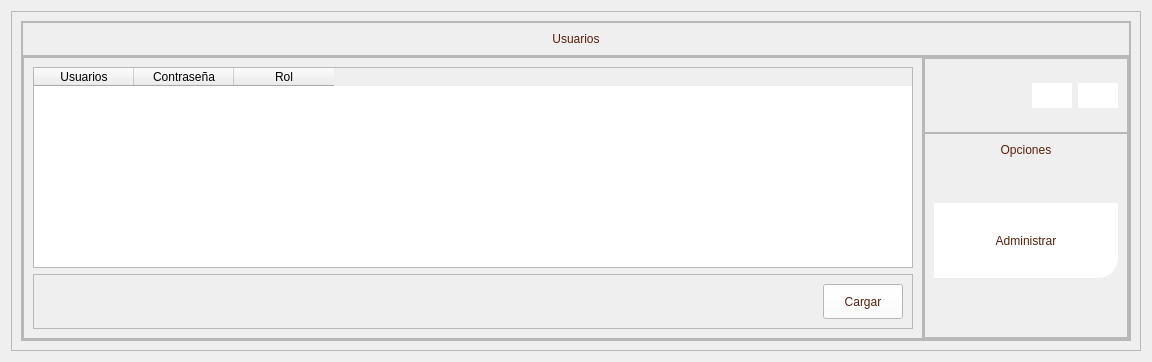
         <widget class="QWidget" name="page_usuario">
          <layout class="QVBoxLayout" name="verticalLayout_3">
           <item>
            <widget class="QFrame" name="frame_81">
             <property name="frameShape">
              <enum>QFrame::StyledPanel</enum>
             </property>
             <property name="frameShadow">
              <enum>QFrame::Raised</enum>
             </property>
             <layout class="QVBoxLayout" name="verticalLayout_34">
              <item>
               <widget class="QFrame" name="frame_82">
                <property name="frameShape">
                 <enum>QFrame::StyledPanel</enum>
                </property>
                <property name="frameShadow">
                 <enum>QFrame::Raised</enum>
                </property>
                <layout class="QVBoxLayout" name="verticalLayout_29">
                 <property name="spacing">
                  <number>0</number>
                 </property>
                 <property name="leftMargin">
                  <number>0</number>
                 </property>
                 <property name="topMargin">
                  <number>0</number>
                 </property>
                 <property name="rightMargin">
                  <number>0</number>
                 </property>
                 <property name="bottomMargin">
                  <number>0</number>
                 </property>
                 <item>
                  <widget class="QFrame" name="frame_83">
                   <property name="maximumSize">
                    <size>
                     <width>16777215</width>
                     <height>50</height>
                    </size>
                   </property>
                   <property name="frameShape">
                    <enum>QFrame::StyledPanel</enum>
                   </property>
                   <property name="frameShadow">
                    <enum>QFrame::Raised</enum>
                   </property>
                   <layout class="QVBoxLayout" name="verticalLayout_30">
                    <item>
                     <widget class="QLabel" name="label_51">
                      <property name="minimumSize">
                       <size>
                        <width>0</width>
                        <height>0</height>
                       </size>
                      </property>
                      <property name="maximumSize">
                       <size>
                        <width>16777215</width>
                        <height>16777215</height>
                       </size>
                      </property>
                      <property name="styleSheet">
                       <string notr="true">color: rgb(89, 31, 11);
font: 75 12pt &quot;Open Sans Semibold&quot;</string>
                      </property>
                      <property name="text">
                       <string>Usuarios</string>
                      </property>
                      <property name="alignment">
                       <set>Qt::AlignCenter</set>
                      </property>
                     </widget>
                    </item>
                   </layout>
                  </widget>
                 </item>
                 <item>
                  <widget class="QFrame" name="frame_84">
                   <property name="frameShape">
                    <enum>QFrame::StyledPanel</enum>
                   </property>
                   <property name="frameShadow">
                    <enum>QFrame::Raised</enum>
                   </property>
                   <layout class="QHBoxLayout" name="horizontalLayout_44">
                    <property name="spacing">
                     <number>0</number>
                    </property>
                    <property name="leftMargin">
                     <number>0</number>
                    </property>
                    <property name="topMargin">
                     <number>0</number>
                    </property>
                    <property name="rightMargin">
                     <number>0</number>
                    </property>
                    <property name="bottomMargin">
                     <number>0</number>
                    </property>
                    <item>
                     <widget class="QFrame" name="frame_85">
                      <property name="minimumSize">
                       <size>
                        <width>900</width>
                        <height>0</height>
                       </size>
                      </property>
                      <property name="maximumSize">
                       <size>
                        <width>900</width>
                        <height>16777215</height>
                       </size>
                      </property>
                      <property name="frameShape">
                       <enum>QFrame::StyledPanel</enum>
                      </property>
                      <property name="frameShadow">
                       <enum>QFrame::Raised</enum>
                      </property>
                      <layout class="QVBoxLayout" name="verticalLayout_31">
                       <item>
                        <widget class="QTableWidget" name="tableWidget_usuarios">
                         <column>
                          <property name="text">
                           <string>Usuarios</string>
                          </property>
                         </column>
                         <column>
                          <property name="text">
                           <string>Contraseña</string>
                          </property>
                         </column>
                         <column>
                          <property name="text">
                           <string>Rol</string>
                          </property>
                         </column>
                        </widget>
                       </item>
                       <item>
                        <widget class="QFrame" name="frame_88">
                         <property name="minimumSize">
                          <size>
                           <width>0</width>
                           <height>50</height>
                          </size>
                         </property>
                         <property name="frameShape">
                          <enum>QFrame::StyledPanel</enum>
                         </property>
                         <property name="frameShadow">
                          <enum>QFrame::Raised</enum>
                         </property>
                         <layout class="QHBoxLayout" name="horizontalLayout_46">
                          <item>
                           <spacer name="horizontalSpacer_12">
                            <property name="orientation">
                             <enum>Qt::Horizontal</enum>
                            </property>
                            <property name="sizeHint" stdset="0">
                             <size>
                              <width>749</width>
                              <height>20</height>
                             </size>
                            </property>
                           </spacer>
                          </item>
                          <item>
                           <widget class="QPushButton" name="cargar_usuarios">
                            <property name="minimumSize">
                             <size>
                              <width>0</width>
                              <height>35</height>
                             </size>
                            </property>
                            <property name="styleSheet">
                             <string notr="true">QFrame{
background-color: rgb(51, 157, 255);
}

QPushButton{
color: rgb(89, 31, 11);
background-color: rgb(255, 255, 255);
font: 75 9pt &quot;Open Sans Semibold&quot;
}

QPushButton:hover{
color: rgb(255, 255, 255);
background-color: rgb(209, 172, 127);
font: 75 9pt  &quot;Open Sans Semibold&quot;
}
</string>
                            </property>
                            <property name="text">
                             <string>Cargar</string>
                            </property>
                           </widget>
                          </item>
                         </layout>
                        </widget>
                       </item>
                      </layout>
                     </widget>
                    </item>
                    <item>
                     <widget class="QFrame" name="frame_86">
                      <property name="frameShape">
                       <enum>QFrame::StyledPanel</enum>
                      </property>
                      <property name="frameShadow">
                       <enum>QFrame::Raised</enum>
                      </property>
                      <layout class="QVBoxLayout" name="verticalLayout_32">
                       <property name="spacing">
                        <number>0</number>
                       </property>
                       <property name="leftMargin">
                        <number>0</number>
                       </property>
                       <property name="topMargin">
                        <number>0</number>
                       </property>
                       <property name="rightMargin">
                        <number>0</number>
                       </property>
                       <property name="bottomMargin">
                        <number>0</number>
                       </property>
                       <item>
                        <widget class="QFrame" name="frame_87">
                         <property name="minimumSize">
                          <size>
                           <width>0</width>
                           <height>75</height>
                          </size>
                         </property>
                         <property name="maximumSize">
                          <size>
                           <width>16777215</width>
                           <height>75</height>
                          </size>
                         </property>
                         <property name="frameShape">
                          <enum>QFrame::StyledPanel</enum>
                         </property>
                         <property name="frameShadow">
                          <enum>QFrame::Raised</enum>
                         </property>
                         <layout class="QHBoxLayout" name="horizontalLayout_45">
                          <item>
                           <spacer name="horizontalSpacer_11">
                            <property name="orientation">
                             <enum>Qt::Horizontal</enum>
                            </property>
                            <property name="sizeHint" stdset="0">
                             <size>
                              <width>98</width>
                              <height>20</height>
                             </size>
                            </property>
                           </spacer>
                          </item>
                          <item>
                           <widget class="QPushButton" name="btn_menu_5">
                            <property name="minimumSize">
                             <size>
                              <width>40</width>
                              <height>25</height>
                             </size>
                            </property>
                            <property name="maximumSize">
                             <size>
                              <width>40</width>
                              <height>16777215</height>
                             </size>
                            </property>
                            <property name="styleSheet">
                             <string notr="true">QFrame{
background-color: rgb(51, 157, 255);
}

QPushButton{
color: rgb(255, 255, 255);
background-color: rgb(255, 255, 255);
border-bottom-left-radius:1px;
font: 75 9pt &quot;Open Sans Semibold&quot;
}

QPushButton:hover{
color: rgb(0, 0, 0);
background-color: rgb(209, 172, 127);
border-bottom-left-radius:1px;
font: 75 9pt  &quot;Open Sans Semibold&quot;
}
</string>
                            </property>
                            <property name="text">
                             <string/>
                            </property>
                            <property name="icon">
                             <iconset>
                              <normaloff>Imagenes/Imagen5.png</normaloff>Imagenes/Imagen5.png</iconset>
                            </property>
                            <property name="iconSize">
                             <size>
                              <width>40</width>
                              <height>2035</height>
                             </size>
                            </property>
                           </widget>
                          </item>
                          <item>
                           <widget class="QPushButton" name="btn_menu_6">
                            <property name="minimumSize">
                             <size>
                              <width>40</width>
                              <height>25</height>
                             </size>
                            </property>
                            <property name="maximumSize">
                             <size>
                              <width>40</width>
                              <height>16777215</height>
                             </size>
                            </property>
                            <property name="styleSheet">
                             <string notr="true">QFrame{
background-color: rgb(51, 157, 255);
}

QPushButton{
color: rgb(255, 255, 255);
background-color: rgb(255, 255, 255);
border-bottom-left-radius:1px;
font: 75 9pt &quot;Open Sans Semibold&quot;
}

QPushButton:hover{
color: rgb(0, 0, 0);
background-color: rgb(209, 172, 127);
border-bottom-left-radius:1px;
font: 75 9pt  &quot;Open Sans Semibold&quot;
}
</string>
                            </property>
                            <property name="text">
                             <string/>
                            </property>
                            <property name="icon">
                             <iconset>
                              <normaloff>Imagenes/Imagen6.png</normaloff>Imagenes/Imagen6.png</iconset>
                            </property>
                            <property name="iconSize">
                             <size>
                              <width>40</width>
                              <height>2035</height>
                             </size>
                            </property>
                           </widget>
                          </item>
                         </layout>
                        </widget>
                       </item>
                       <item>
                        <widget class="QFrame" name="frame_menu_3">
                         <property name="frameShape">
                          <enum>QFrame::StyledPanel</enum>
                         </property>
                         <property name="frameShadow">
                          <enum>QFrame::Raised</enum>
                         </property>
                         <layout class="QVBoxLayout" name="verticalLayout_33">
                          <item>
                           <widget class="QLabel" name="label_8">
                            <property name="styleSheet">
                             <string notr="true">color: rgb(89, 31, 11);
font: 75 12pt &quot;Open Sans Semibold&quot;</string>
                            </property>
                            <property name="text">
                             <string>Opciones</string>
                            </property>
                            <property name="alignment">
                             <set>Qt::AlignCenter</set>
                            </property>
                           </widget>
                          </item>
                          <item>
                           <spacer name="verticalSpacer">
                            <property name="orientation">
                             <enum>Qt::Vertical</enum>
                            </property>
                            <property name="sizeHint" stdset="0">
                             <size>
                              <width>20</width>
                              <height>40</height>
                             </size>
                            </property>
                           </spacer>
                          </item>
                          <item>
                           <widget class="QPushButton" name="btn_administrar">
                            <property name="minimumSize">
                             <size>
                              <width>150</width>
                              <height>75</height>
                             </size>
                            </property>
                            <property name="styleSheet">
                             <string notr="true">QFrame{
background-color: rgb(51, 157, 255);
}

QPushButton{
color: rgb(89, 31, 11);
	background-color: rgb(255, 255, 255);
border-bottom-right-radius:20px;
font: 75 9pt  &quot;Open Sans Semibold&quot;
}

QPushButton:hover{
color: rgb(255, 255, 255);
background-color: rgb(222, 184, 135);
border-bottom-right-radius:20px;
font: 75 9pt &quot;Open Sans Semibold&quot;

}</string>
                            </property>
                            <property name="text">
                             <string>Administrar</string>
                            </property>
                            <property name="icon">
                             <iconset>
                              <normaloff>Imagenes/6553817.png</normaloff>Imagenes/6553817.png</iconset>
                            </property>
                            <property name="iconSize">
                             <size>
                              <width>50</width>
                              <height>50</height>
                             </size>
                            </property>
                           </widget>
                          </item>
                          <item>
                           <spacer name="verticalSpacer_12">
                            <property name="orientation">
                             <enum>Qt::Vertical</enum>
                            </property>
                            <property name="sizeHint" stdset="0">
                             <size>
                              <width>20</width>
                              <height>50</height>
                             </size>
                            </property>
                           </spacer>
                          </item>
                         </layout>
                        </widget>
                       </item>
                      </layout>
                     </widget>
                    </item>
                   </layout>
                  </widget>
                 </item>
                </layout>
               </widget>
              </item>
             </layout>
            </widget>
           </item>
          </layout>
         </widget>
